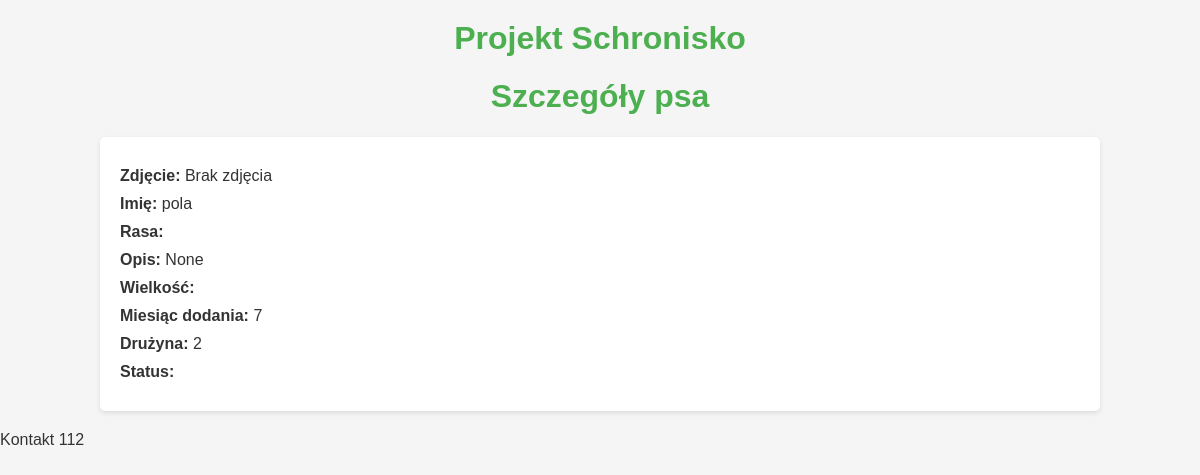
/folder_aplikacji/dogs_html/1/, run on an earlier commit of the app's database.
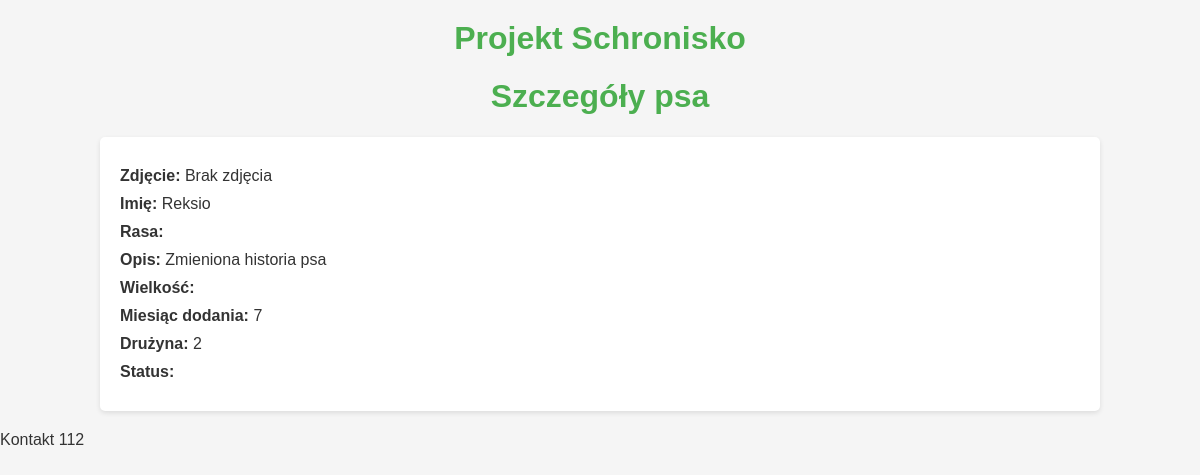
And on a later commit of the database.
### folder_aplikacji/models.py (models this page shows, shortened)
class Dog(models.Model):
    image = models.ImageField(upload_to='images/', blank=True, null=True) #zdjecir zwierzaka
    name = models.CharField(max_length=60) #imie psa
    rasa_psa = models.CharField(max_length=60, blank=True) # rasa psa
    SIZE = models.CharField(max_length=1,choices=SIZE, default=SIZE[0][0]) #wielkosc psa
    month_added = models.IntegerField(choices=MONTHS.choices, default=MONTHS.choices[0][0]) #miesiac dodania ogloszenia
    team = models.CharField(max_length=60, default="") #gotowy do adopcji lub nie
    age_type = models.CharField(max_length=10, choices=AGE_CHOICES, default='age') #wiek typ
    age = models.IntegerField(blank=True, null=True, validators=[MinValueValidator(0),MaxValueValidator(99)]) # wiek
    castrated = models.CharField(max_length=10, choices=CASTRATED_CHOICES, default="") #czy pies jest wykastrowany
    opis = models.TextField(blank = True, null= True) #historia zwierzaka

### folder_aplikacji/views.py (the view)
# urls.py: path('dogs_html/<int:pk>/', views.dog_detail_html),
def dog_detail_html(request, pk):
    dog = Dog.objects.get(id=pk)
    return render(request,
                  "folder_aplikacji/dog/detail.html",
                  {'dog': dog})

### folder_aplikacji/templates/folder_aplikacji/dog/detail.html (shortened to what this page needs)
{% extends "folder_aplikacji/base.html" %}
{% block content %}
    <h1>Szczegóły psa</h1>
    <ul>
        <li><strong>Zdjęcie:</strong> {% if dog.image %}<img src="{{ dog.image.url }}" alt="{{ dog.name }}" width="200">{% else %}Brak zdjęcia{% endif %}</li>
        <li><strong>Imię:</strong> {{ dog.name }}</li>
        <li><strong>Rasa:</strong> {{ dog.rasa_psa }}</li>
        <li><strong>Opis:</strong> {{ dog.opis }}</li>
        <li><strong>Wielkość:</strong> {{ dog.size }}</li>
        <li><strong>Miesiąc dodania:</strong> {{ dog.month_added }}</li>
        <li><strong>Drużyna:</strong> {{ dog.team }}</li>
        <li><strong>Status:</strong> {{ dog.get_status_display }}</li>
    </ul>
{% endblock %}

What changed in the data, as far as the page shows it:
changed Dog: name "pola" → "Reksio"; opis "None" → "Zmieniona historia psa"
